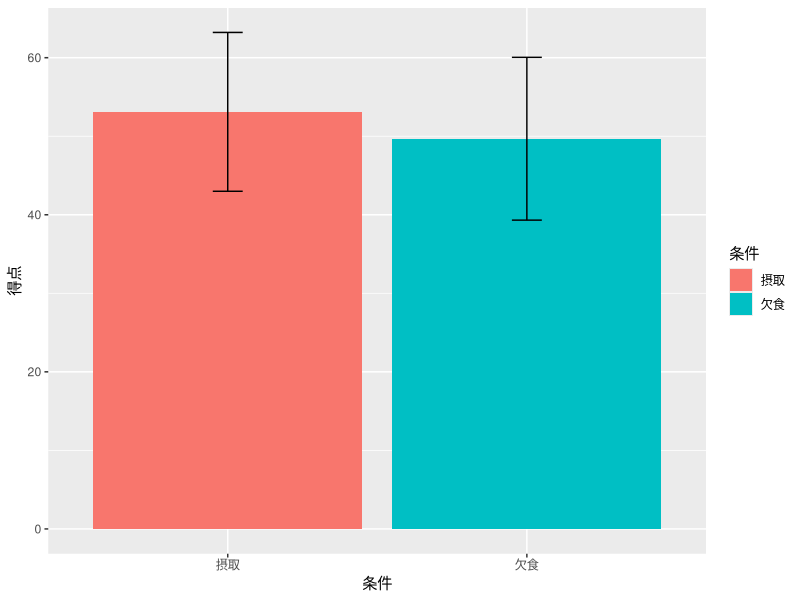
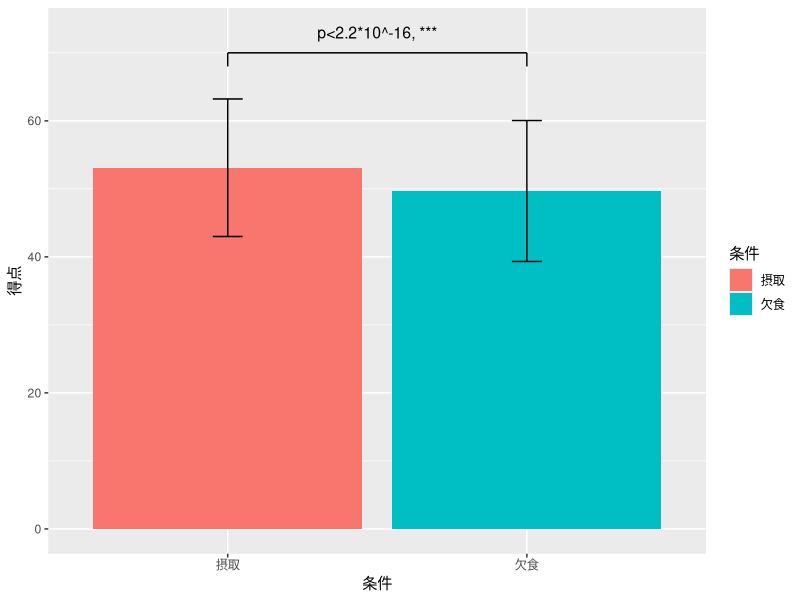
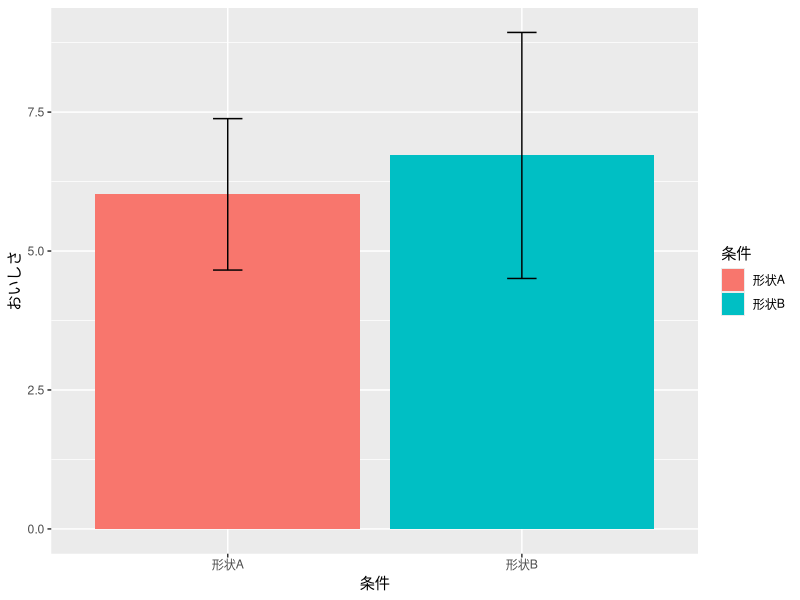
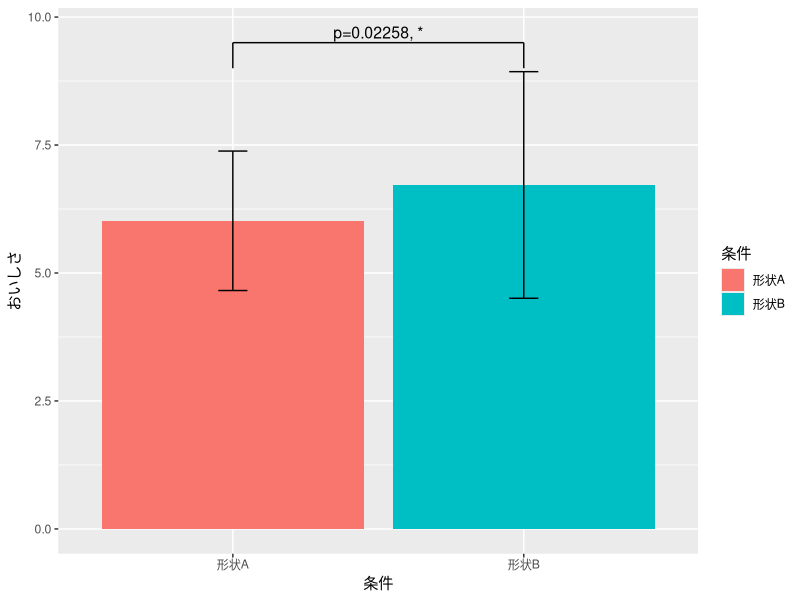
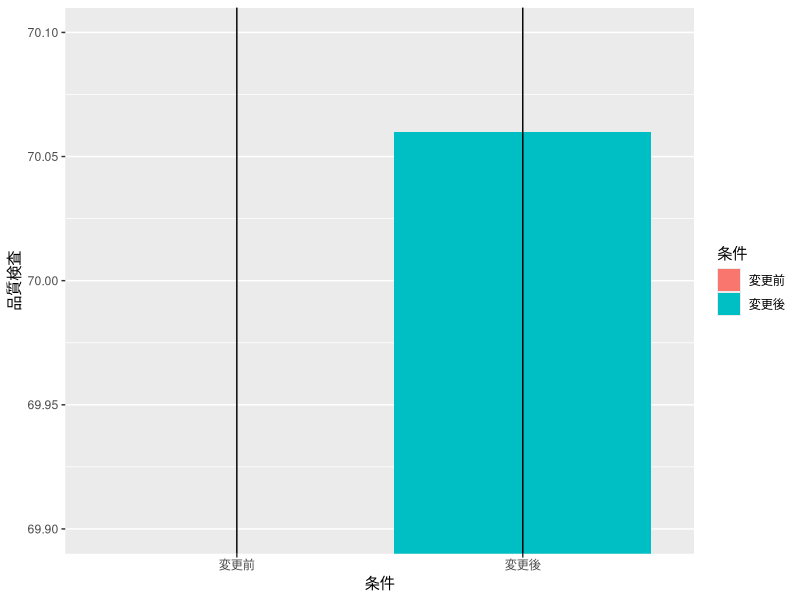

Write the R code that produced these figures, in order.
## ---- chunk 1
knitr::opts_chunk$set(echo = TRUE)
library(tidyverse)
## ---- chunk 2
mydata_work1 <- read.csv(
  "./practice/07_work_1.csv", 
  header=T, 
  fileEncoding="UTF8"
) # データ読み込み

# 1. データの確認
head(mydata_work1)

# 2. 平均と標準偏差の算出
平均<-aggregate(得点~朝食, mydata_work1, mean)
標準偏差<-aggregate(得点~朝食, mydata_work1, sd)

#データフレームの作成
mydf <- data.frame(
  条件=平均$朝食,
  得点=平均$得点,
  標準偏差=標準偏差$得点
)

# ggplotで棒グラフを表示
g<- ggplot(data=mydf)+
  geom_bar(aes(x=条件, y=得点, fill=条件), stat="identity")+
  geom_errorbar(aes(x=条件, ymin=得点-標準偏差, ymax=得点+標準偏差, width=0.1))
plot(g)

# 3. t検定
t.test(得点~朝食, mydata_work1)

# 4. ブラケットの追加
g<- ggplot(data=mydf)+
  geom_bar(aes(x=条件, y=得点, fill=条件), stat="identity")+
  geom_errorbar(aes(x=条件, ymin=得点-標準偏差, ymax=得点+標準偏差, width=0.1))+
  annotate("segment",x=1, xend=1, y=68, yend=70)+
  annotate("segment",x=1, xend=2, y=70, yend=70)+
  annotate("segment",x=2, xend=2, y=70, yend=68)+
  annotate("text",x=1.5, y=73, label="p<2.2*10^-16, ***", size=4)
plot(g)
## ---- chunk 3
mydata_work2 <- read.csv(
  "./practice/07_work_2.csv", 
  header=T, 
  fileEncoding="UTF8"
) # データ読み込み

# 1. データの確認
head(mydata_work2)

# 2. 平均と標準偏差の算出
平均<-c(mean(mydata_work2$形状A), mean(mydata_work2$形状B))
標準偏差<-c(sd(mydata_work2$形状A), sd(mydata_work2$形状B))

#データフレームの作成
mydf <- data.frame(
  条件=c("形状A", "形状B"),
  おいしさ=平均,
  標準偏差=標準偏差
)
print(mydf)

#グラフ
g<-ggplot(mydf)+
  geom_bar(aes(x=条件, y=おいしさ, fill=条件), stat="identity")+
  geom_errorbar(aes(x=条件, ymin=おいしさ-標準偏差, ymax=おいしさ+標準偏差, width=0.1))
plot(g)

# t検定
A <- mydata_work2$形状A
B <- mydata_work2$形状B
t.test(A, B, paired=TRUE)

# ブラケットの追加
g<-ggplot(mydf)+
  geom_bar(aes(x=条件, y=おいしさ, fill=条件), stat="identity")+
  geom_errorbar(aes(x=条件, ymin=おいしさ-標準偏差, ymax=おいしさ+標準偏差, width=0.1))+
  annotate("segment",x=1, xend=1, y=9, yend=9.5)+
  annotate("segment",x=1, xend=2, y=9.5, yend=9.5)+
  annotate("segment",x=2, xend=2, y=9, yend=9.5)+
  annotate("text",x=1.5, y=9.7, label="p=0.02258, *", size=4)
plot(g)
## ---- chunk 4
mydata_work3 <- read.csv(
  "./practice/07_work_3.csv", 
  header=T, 
  fileEncoding="UTF8"
) # データ読み込み

# 平均と標準偏差
平均<-c(mean(mydata_work3$変更前), mean(mydata_work3$変更後))
標準偏差<-c(sd(mydata_work3$変更前), sd(mydata_work3$変更後))

#データフレームの作成
mydf <- data.frame(
  条件=c("変更前", "変更後"),
  品質検査=平均,
  標準偏差=標準偏差
)
print(mydf)

#グラフ
g<-ggplot(mydf)+
  geom_bar(aes(x=条件, y=品質検査, fill=条件), stat="identity")+
  geom_errorbar(aes(x=条件, ymin=品質検査-標準偏差, ymax=品質検査+標準偏差, width=0.1))+
  coord_cartesian(ylim = c(69.90, 70.10)) 
plot(g)

# t検定
t.test(mydata_work3$変更前, mydata_work3$変更後)

# F検定
var.test(mydata_work3$変更前, mydata_work3$変更後)

## ---- chunk 5
mydata_work4 <- read.csv(
  "./practice/07_work_4.csv", 
  header=T, 
  fileEncoding="UTF8"
) # データ読み込み

mydata_work4$年代 <- as.factor(mydata_work4$年代)
mydata_work4$SNS <- as.factor(mydata_work4$SNS)
summary(mydata_work4)

#クロス集計表の作成
cross_table <- table(mydata_work4$年代, mydata_work4$SNS)
cross_table

# Fisherの正確確率検定
chisq.test(cross_table)

## ---- chunk 6
mydata_work5 <- read.csv(
  "./practice/07_work_5.csv", 
  header=T, 
  fileEncoding="UTF8"
) # データ読み込み

mydata_work5$ゼミ <- as.factor(mydata_work5$ゼミ)
mydata_work5$投票 <- as.factor(mydata_work5$投票)
summary(mydata_work5)

#クロス集計表の作成
cross_table <- table(mydata_work5$ゼミ, mydata_work5$投票)
cross_table

# Fisherの正確確率検定
fisher.test(cross_table)

## ---- chunk 7
# データの設定
n1 <- 153
s1 <- 141
n2 <- 1732
s2 <- 1492
# 検定
prop.test(c(s1, s2), c(n1, n2))

## ---- chunk 8
mydata_work6 <- read.csv(
  "./practice/07_work_6.csv", 
  header=T, 
  fileEncoding="UTF8"
) # データ読み込み

# 1. データの確認
mydata_work6$地域<-as.factor(mydata_work6$地域)
mydata_work6$店舗<-as.factor(mydata_work6$店舗)

head(mydata_work6)
summary(mydata_work6)

# 2. 平均と標準偏差の算出
aggregate(売上~地域, mydata_work6, mean)
aggregate(売上~地域, mydata_work6, sd)

# 3. 一対比較
data_A <- filter(mydata_work6, 地域=="A")
data_B <- filter(mydata_work6, 地域=="B")
data_C <- filter(mydata_work6, 地域=="C")

res_AB<-t.test(data_A$売上, data_B$売上)
res_BC<-t.test(data_B$売上, data_C$売上)
res_CA<-t.test(data_C$売上, data_A$売上)

print(res_AB)
print(res_BC)
print(res_CA)

# 4. p値の補正
p_values <- c(
  res_AB$p.value,
  res_BC$p.value,
  res_CA$p.value
)

p.adjust(p_values)

# 5. 多重比較
pairwise.t.test(mydata_work6$売上, mydata_work6$地域)
## ---- chunk 9
mydata_work7 <- read.csv(
  "./practice/07_work_7.csv", 
  header=T, 
  fileEncoding="UTF8"
) # データ読み込み

# 1. データの確認
mydata_work7$速度<-as.factor(mydata_work7$速度)
mydata_work7$視聴動画<-as.factor(mydata_work7$視聴動画)
mydata_work7$視聴順序<-as.factor(mydata_work7$視聴順序)

head(mydata_work7)
summary(mydata_work7)

# 2. 平均と標準偏差の算出
aggregate(成績~速度, mydata_work7, mean)
aggregate(成績~速度, mydata_work7, sd)

# 3. 一対比較
data_A <- filter(mydata_work7, 速度=="1倍")
data_B <- filter(mydata_work7, 速度=="1.5倍")
data_C <- filter(mydata_work7, 速度=="2倍")

res_AB<-t.test(data_A$成績, data_B$成績, paired=TRUE)
res_BC<-t.test(data_B$成績, data_C$成績, paired=TRUE)
res_CA<-t.test(data_C$成績, data_A$成績, paired=TRUE)

print(res_AB)
print(res_BC)
print(res_CA)

# 4. p値の補正
p_values <- c(
  res_AB$p.value,
  res_BC$p.value,
  res_CA$p.value
)

p.adjust(p_values, method="bonferroni")

# 5. 多重比較
pairwise.t.test(mydata_work7$成績, mydata_work7$速度, p.adjust.method="bonferroni", paired=TRUE)

